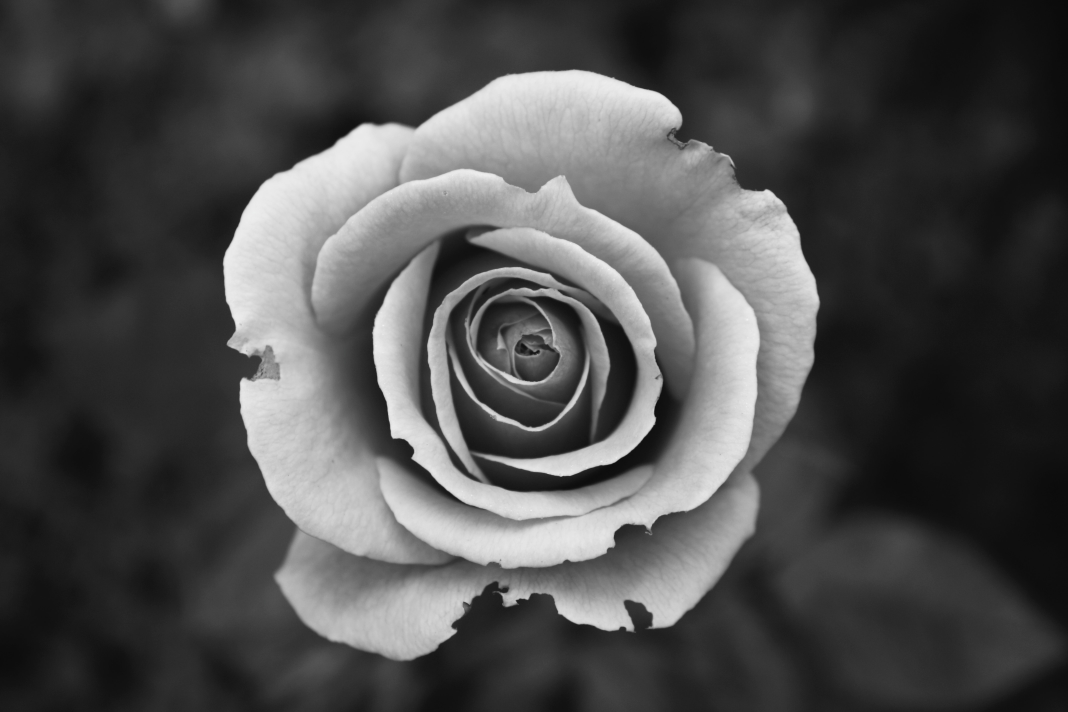
#> input picture 2/Flower.jpg, 4272 x 2848 px, found by its file name (shown at 1/4 size)
$ python '(c)_Bit_Plane_Slicing.py'
#> lines starting #> are read from the running program, lines starting #| are printed output that depends on the picture
import cv2
import matplotlib.pyplot as plt


def plotImage(image, imageTitle, r, c, x):

    img = cv2.cvtColor(image, cv2.COLOR_BGR2RGB)
    plt.subplot(r, c, x)
    plt.imshow(img)
    plt.title(imageTitle)


def differnceImage(image1, image2):

    height, width = image1.shape
    diffImage = image1.copy()

    for row in range(height):
        for col in range(width):
            diffImage[row][col] = abs(int(image1[row][col]) - int(image2[row][col]))

    return diffImage


def bitSlicing(image, mask):

    height, width = image.shape
    updateImage = image.copy()

    for row in range(height):
        for col in range(width):
            updateImage[row][col] &= mask

    return updateImage


def Main():

    image = cv2.imread("Task-02\Flower.jpg")
#> image is the input picture: shape (2848, 4272, 3); mean B, G, R 76.7, 76.7, 76.7
    image = cv2.cvtColor(image, cv2.COLOR_BGR2GRAY)
#> image: shape (2848, 4272)
    image = cv2.resize(image, (512, 512))
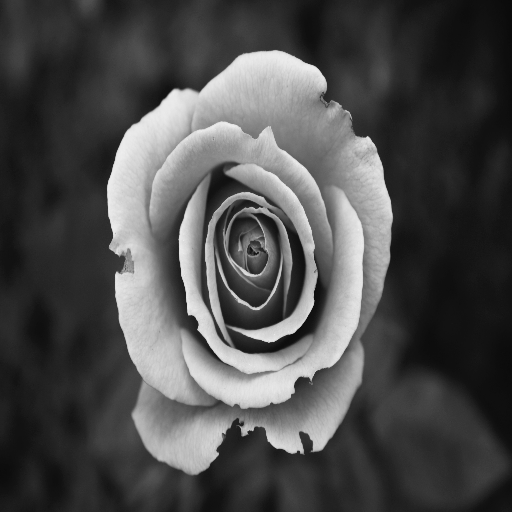
#> image: shape (512, 512); min 9, max 246, mean 76.7

    plotImage(image, "Original Image", 1, 3, 1)

    mask = 224

    updateImage = bitSlicing(image, mask)
#> after the loop in bitSlicing, `for row in range(height):`:
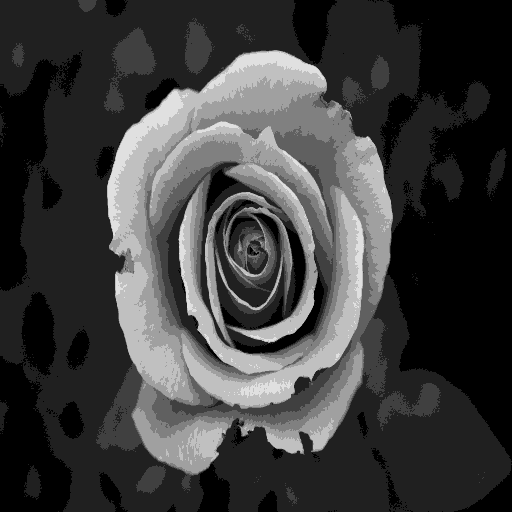
#> updateImage: shape (512, 512); min 0, max 224, mean 61.1
    plotImage(updateImage, "Update Image", 1, 3, 2)

    diffImage = differnceImage(image, updateImage)
#> after the loop in differnceImage, `for row in range(height):`:
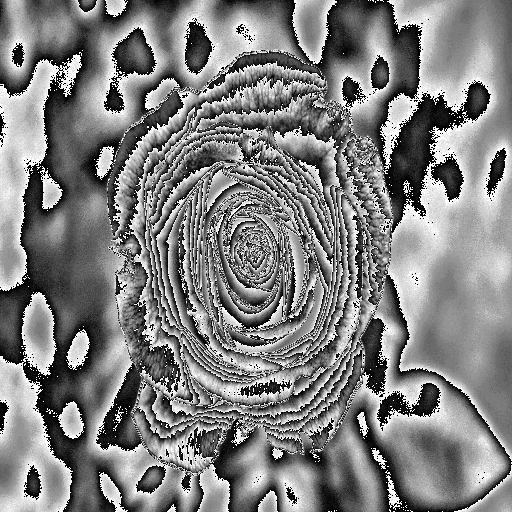
#> diffImage: shape (512, 512); min 0, max 31, mean 15.6; drawn with min black and max white
    plotImage(diffImage, "Difference Image", 1, 3, 3)

    plt.tight_layout()
    plt.show()
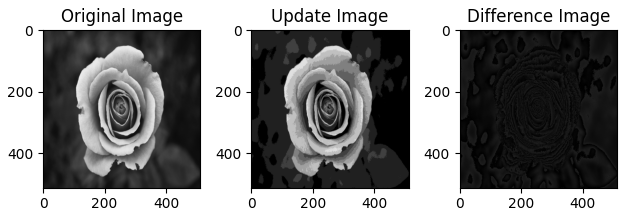
#> figure drawn by matplotlib, 3 panels


Main()
